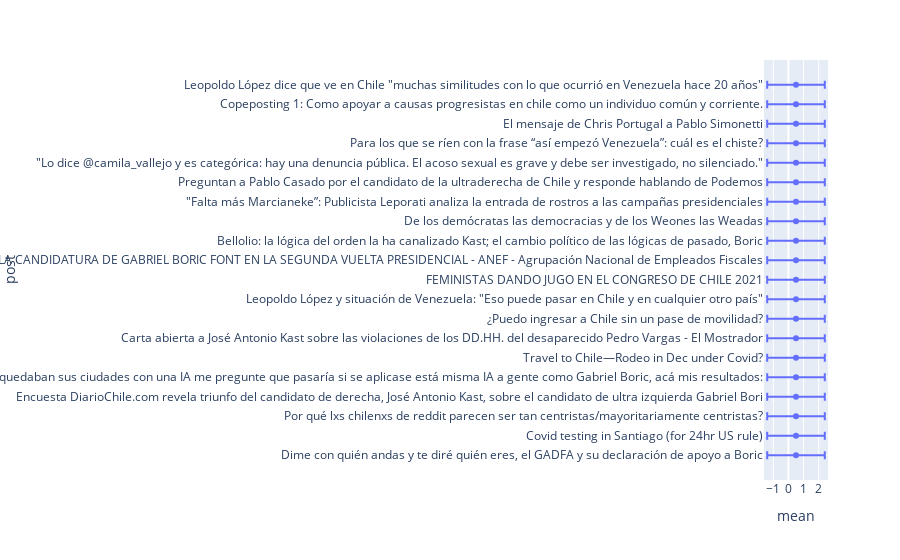

Notebook code cell kept with this figure:
### Markdown cell above
Llego la hora de visualizar los resultados obtenidos, para esto solo ejecute las siguientes celdas y observe lo que sucede :3. ¿Qué logra observar de los resultados?, ¿La solución resulta trivial?

En esta sección esperamos que solo comenten con lo que logran visualizar de los dataframes.

### Code cell
###### Código Aquí ######
votos = votes[len(votes) - 1]
posteo = post[len(post) - 1]
print("lower bounds aproximados:")

#posterior_mean, std_err = intervals_numpy(votos[:, 0], votos[:, 1])
posterior_mean, std_err = mean_std_np(votos)

lb = posterior_mean - std_err
print("\nTop 20 post ordenador por el limite inferior:\n")
order = np.argsort(-lb)
vote_post = {
    'Votos (+)': votos[order[:20], 0],
    'Votos (-)': votos[order[:20], 1],
    'Post': np.array(posteo)[order[:20]],
    'url': np.array(url[len(url) - 1])[order[:20]]
}
df = pd.DataFrame(data=vote_post)
ordered_post = df.Post

r_order = order[::-1][-20:]
data_dic = {
    'mean': posterior_mean[r_order],
    'std_err': std_err[r_order],
    'post': ordered_post[::-1]
}
df = pd.DataFrame(data=data_dic)
fig = px.scatter(df, x="mean", y="post", error_x="std_err")
fig.show()

### Figure 1 — Plotly figure (JSON) as saved in the notebook; plotly's stock layout.template omitted (floating-point values rounded to 4 significant figures)
{"data": [{"error_x": {"array": [1.905, 1.905, 1.905, 1.905, 1.905, 1.905, 1.905, 1.905, 1.905, 1.905, 1.905, 1.905, 1.905, 1.905, 1.905, 1.905, 1.905, 1.905, 1.905, 1.905]}, "hovertemplate": "mean=%{x}<br>post=%{y}<extra></extra>", "legendgroup": "", "marker": {"color": "#636efa", "symbol": "circle"}, "mode": "markers", "name": "", "orientation": "h", "showlegend": false, "type": "scatter", "x": [0.5, 0.5, 0.5, 0.5, 0.5, 0.5, 0.5, 0.5, 0.5, 0.5, 0.5, 0.5, 0.5, 0.5, 0.5, 0.5, 0.5, 0.5, 0.5, 0.5], "xaxis": "x", "y": ["Dime con quién andas y te diré quién eres, el GADFA y su declaración de apoyo a Boric", "Covid testing in Santiago (for 24hr US rule)", "Por qué lxs chilenxs de reddit parecen ser tan centristas/mayoritariamente centristas?", "Encuesta DiarioChile.com revela triunfo del candidato de derecha, José Antonio Kast, sobre el candidato de ultra izquierda Gabriel Bori", "Cómo ví que todos estaban viendo cómo quedaban sus ciudades con una IA me pregunte que pasaría si se aplicase está misma IA a gente como Gabriel Boric, acá mis resultados:", "Travel to Chile—Rodeo in Dec under Covid?", "Carta abierta a José Antonio Kast sobre las violaciones de los DD.HH. del desaparecido Pedro Vargas - El Mostrador", "¿Puedo ingresar a Chile sin un pase de movilidad?", "Leopoldo López y situación de Venezuela: \"Eso puede pasar en Chile y en cualquier otro país\"", "FEMINISTAS DANDO JUGO EN EL CONGRESO DE CHILE 2021", "PLAN DE ACCIÓN DE DESPLIEGUE TERRITORIAL ANEF POR LA CANDIDATURA DE GABRIEL BORIC FONT EN LA SEGUNDA VUELTA PRESIDENCIAL - ANEF - Agrupación Nacional de Empleados Fiscales", "Bellolio: la lógica del orden la ha canalizado Kast; el cambio político de las lógicas de pasado, Boric", "De los demócratas las democracias y de los Weones las Weadas", "\"Falta más Marcianeke”: Publicista Leporati analiza la entrada de rostros a las campañas presidenciales", "Preguntan a Pablo Casado por el candidato de la ultraderecha de Chile y responde hablando de Podemos", "\"Lo dice @camila_vallejo y es categórica: hay una denuncia pública. El acoso sexual es grave y debe ser investigado, no silenciado.\"", "Para los que se ríen con la frase “así empezó Venezuela”: cuál es el chiste?", "El mensaje de Chris Portugal a Pablo Simonetti", "Copeposting 1: Como apoyar a causas progresistas en chile como un individuo común y corriente.", "Leopoldo López dice que ve en Chile \"muchas similitudes con lo que ocurrió en Venezuela hace 20 años\""], "yaxis": "y"}], "layout": {"autosize": true, "legend": {"tracegroupgap": 0}, "margin": {"t": 60}, "xaxis": {"anchor": "y", "autorange": true, "domain": [0, 1], "range": [-1.617, 2.617], "title": {"text": "mean"}, "type": "linear"}, "yaxis": {"anchor": "x", "autorange": true, "domain": [0, 1], "range": [-1.471, 20.47], "title": {"text": "post"}, "type": "category"}}}
